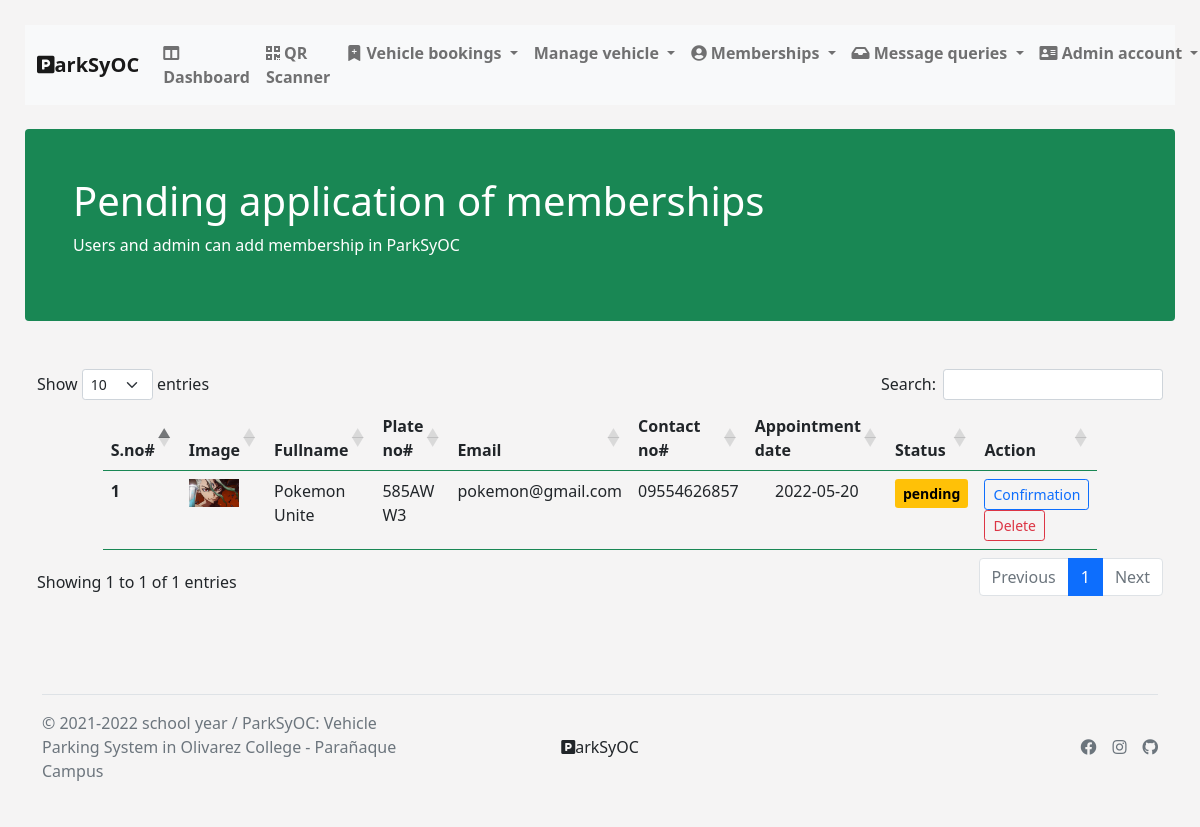
/pendingMmbrship.php, run on the app's committed database.
### tables this page shows
CREATE TABLE `membership` (
  `id` int(11) NOT NULL,
  `mmbrshp_id` varchar(255) NOT NULL,
  `identification` varchar(2048) NOT NULL,
  `fname` varchar(255) NOT NULL,
  `image` varchar(2048) NOT NULL,
  `vhcl_type` varchar(255) NOT NULL,
  `orcr` varchar(2048) NOT NULL,
  `drivers_license` varchar(2048) NOT NULL,
  `id_employment` varchar(2048) NOT NULL,
  `address` varchar(255) NOT NULL,
  `vehicle_brand` varchar(255) NOT NULL,
  `vehicle_model` varchar(255) NOT NULL,
  `chassis_no` varchar(255) NOT NULL,
  `email` varchar(255) NOT NULL,
  `plt_no` varchar(255) NOT NULL,
  `cntct_no` varchar(255) NOT NULL,
  `appntmnt_stts` varchar(255) NOT NULL,
  `sticker` varchar(255) NOT NULL,
  `mmbrshp_date` date NOT NULL,
  `appntmnt_date` date NOT NULL,
  `messages` varchar(255) NOT NULL,
  `mmbr_stts` varchar(255) NOT NULL,
  `remarks` varchar(500) NOT NULL,
  `expiration_date` date NOT NULL
);

### pendingMmbrship.php (the view, shortened to what this page needs)
<?php
require_once './db/pdo.php';
$statement = $pdo->query("SELECT * FROM membership WHERE mmbr_stts = '' AND appntmnt_stts = '' ORDER BY date(appntmnt_date) = CURRENT_DATE() DESC");
$statement->execute();
$rows = $statement->fetchAll(PDO::FETCH_ASSOC);
?>
<!DOCTYPE html>
<html lang="en">
<head>
  <link rel="stylesheet" href="https://use.fontawesome.com/releases/v5.15.4/css/all.css">
  <link href="https://cdn.jsdelivr.net/npm/bootstrap@5.1.3/dist/css/bootstrap.min.css" rel="stylesheet">
  <link rel="stylesheet" href="https://cdn.datatables.net/1.11.4/css/dataTables.bootstrap5.min.css">
  <link rel="stylesheet" href="./public/styles.css">
</head>
<body>
  <?php include_once "./views/nav.php"; ?>
  <div class="jumbutron-section mb-5">
    <div class="mt-4 p-5 bg-success text-white rounded">
      <h1>Pending application of memberships</h1>
      <p>Users and admin can add membership in ParkSyOC</p>
    </div>
  </div>
  <div class="container-fluid">
    <table id="datatableid" class="table table-hover border-success">
      <thead>
        <tr>
          <th scope="col">S.no#</th>
          <th scope="col">Image</th>
          <th scope="col">Fullname</th>
          <th scope="col">Plate no#</th>
          <th scope="col">Email</th>
          <th scope="col">Contact no#</th>
          <th scope="col">Appointment date</th>
          <th scope="col">Status</th>
          <th scope="col">Action</th>
        </tr>
      </thead>
      <tbody>
          <tr class="">
            <?php
              foreach ($rows as $i => $row): ?>
            <th scope="row"><?php echo $i + 1 ?></th>
            <td>
              <img src="<?php echo $row['image'] ?>" class="thumb-image img-fluid" style="width: 50px; height 50px;" >
            </td>
            <td><?php echo $row['fname'] ?></td>
            <td><?php echo $row['plt_no'] ?></td>
            <td><?php echo $row['email'] ?></td>
            <td><?php echo $row['cntct_no'] ?></td>
            <td>
              <?php
                echo "<div class='text-center' >";
                echo $row['appntmnt_date'];
                echo "</div>";
              ?>
            </td>
            <td>
              <?php
                if($row['mmbr_stts'] == ''){
                  echo "<div class='btn-sm btn-warning text-center' >";
                  echo "<b>";
                  echo 'pending';
                  echo "</b>";
                  echo "</div>";
                } else{
                  echo $row['mmbr_stts'];
                }
              ?>
            </td>
            <td>
              <form action="" method="POST">
                <a href="./fromPndngMmbrshp.php?<?php echo "member_id=" . $row['id'] ?>" class="btn btn-sm btn-outline-primary">Confirmation</a>
                <a href="./pndngMmbrshpDelete.php?<?php echo "deleteId=" . $row['id'] ?>" class="btn btn-sm btn-outline-danger" name="delete">Delete</a>
              </form>
            </td>
          </tr>
          <?php endforeach; ?>
      </tbody>
    </table>
  </div>
  <br>
  <br>
  <br>
  <?php include_once "./views/footer.php"; ?>
</body>
</html>

### public/styles.css (style rules this page uses)
:root { --body-bg: rgb(204, 204, 204); --white: #ffff; --darkWhite: #ccc; --black: #0000; --dark: #615c60; --themeColor: #22b8d1; --pageShadow: 0 0 0 .5cm rgba(0, 0, 0, 0.5); }
body { padding: 10px; margin: 15px; background-color: rgb(245, 244, 244); }
.table { width: 75%; margin: 20px auto; }
.thumb-image { width: 50px; }

### data on the page
membership: image (picture), fname "Pokemon Unite", plt_no "585AW W3", email "pokemon@gmail.com", cntct_no "09554626857", appntmnt_date "2022-05-20", mmbr_stts "pending"
